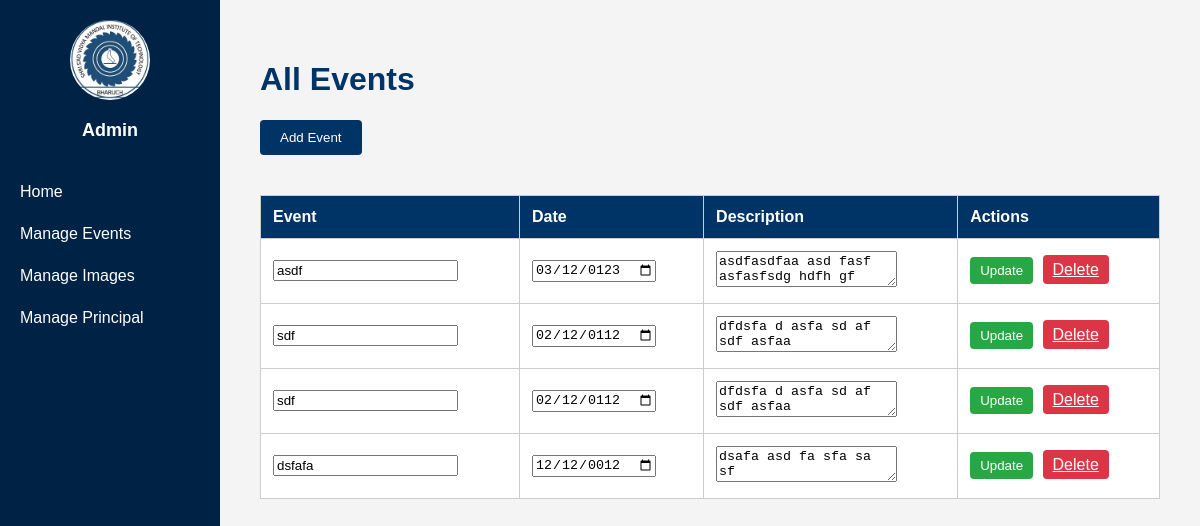
Screenshot of /admin/manage_events.php (signed in) with the database file from the repository.
### tables this page shows
CREATE TABLE `SVM_Events` (
  `SVM_Event` text NOT NULL,
  `Event_description` text DEFAULT NULL,
  `Event_date` date NOT NULL
);

### admin/manage_events.php (the view, shortened to what this page needs)
<?php
include '../db/database_connection.php';
$events = $conn->query("SELECT * FROM SVM_Events ORDER BY Event_date DESC");
?>
<!DOCTYPE html>
<html lang="en">
<head>
</head>
<body>
  <div class="sidebar">
    <img src="/SVM/assets/images/logo.jpg" alt="SVM Logo">
    <h2>Admin</h2>
    <a href="admin_home.html">Home</a>
    <a href="manage_events.php">Manage Events</a>
    <a href="manage_image.php">Manage Images</a>
    <a href="manage_principal.php">Manage Principal</a>
  </div>
  <div class="main-content">
    <h1>All Events</h1>
    <button class="btn-show-form" onclick="document.querySelector('.add-form').style.display='block'">Add Event</button>
    <table>
      <tr>
        <th>Event</th>
        <th>Date</th>
        <th>Description</th>
        <th>Actions</th>
      </tr>
      <?php while($event = $events->fetch_assoc()): ?>
      <tr>
        <form method="POST">
          <td>
            <input type="text" name="updated_event_name" value="<?= htmlspecialchars($event['SVM_Event']) ?>" required>
          </td>
          <td><input type="date" name="updated_event_date" value="<?= htmlspecialchars($event['Event_date']) ?>" required></td>
          <td class="event-description">
            <textarea name="updated_event_description"><?= htmlspecialchars($event['Event_description']) ?></textarea>
          </td>
          <td>
            <button type="submit" name="update_event" class="btn-update">Update</button>
            <a href="?delete=<?= urlencode($event['SVM_Event']) ?>" class="btn-delete" onclick="return confirm('Delete this event?');">Delete</a>
          </td>
        </form>
      </tr>
      <?php endwhile; ?>
    </table>
  </div>
</body>
</html>

### admin/manage_events.php (style rules this page uses)
body { margin: 0; font-family: Arial, sans-serif; background: #f4f4f4; display: flex; }
.sidebar { width: 220px; height: 100vh; background-color: #002244; padding-top: 20px; color: white; position: fixed; }
.sidebar img { display: block; margin: 0 auto 20px; width: 80px; height: 80px; border-radius: 50%; }
.sidebar h2 { text-align: center; font-size: 18px; margin-bottom: 30px; }
.sidebar a { display: block; padding: 12px 20px; color: white; text-decoration: none; transition: background 0.3s; }
.main-content { margin-left: 220px; padding: 40px; width: 100%; }
h1 { color: #003366; }
table { width: 100%; border-collapse: collapse; margin-top: 20px; background: white; }
th, td { padding: 12px; border: 1px solid #ccc; text-align: left; }
th { background: #003366; color: white; }
.btn-show-form { padding: 10px 20px; background: #003366; color: white; border: none; border-radius: 4px; margin-bottom: 20px; cursor: pointer; }
.btn-update { background-color: #28a745; color: white; border: none; padding: 6px 10px; margin-right: 5px; border-radius: 4px; cursor: pointer; }
.btn-delete { background-color: #dc3545; color: white; border: none; padding: 6px 10px; border-radius: 4px; cursor: pointer; }

### rows the page displays
svm_events: updated_event_name "asdf", updated_event_date "03/12/0123", updated_event_description "asdfasdfaa asd fasf asfasfsdg hdfh gf"
svm_events: updated_event_name "sdf", updated_event_date "02/12/0112", updated_event_description "dfdsfa d asfa sd af sdf asfaa"
svm_events: updated_event_name "sdf", updated_event_date "02/12/0112", updated_event_description "dfdsfa d asfa sd af sdf asfaa"
svm_events: updated_event_name "dsfafa", updated_event_date "12/12/0012", updated_event_description "dsafa asd fa sfa sa sf"
